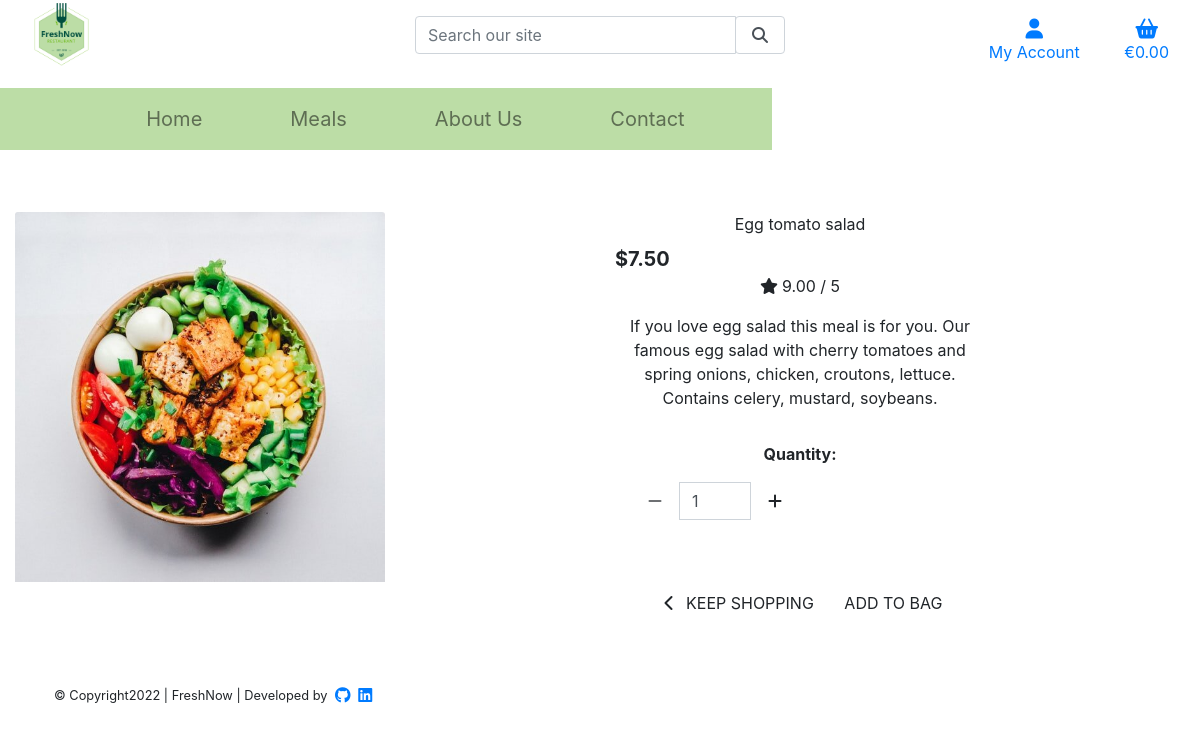
Screenshot of /products/2/ with the database file from the repository.
### products/models.py (models this page shows, shortened)
class Product(models.Model):
    category = models.ForeignKey(
        'Category', null=True, blank=True, on_delete=models.SET_NULL)
    sku = models.CharField(max_length=254, null=True, blank=True)
    name = models.CharField(max_length=254)
    description = models.TextField()
    price = models.DecimalField(max_digits=6, decimal_places=2)
    rating = models.DecimalField(
        max_digits=6, decimal_places=2, null=True, blank=True)
    image = models.ImageField(null=True, blank=True)
    calories= models.DecimalField(
        max_digits=6, null=True, blank=True, decimal_places=0)
    label = models.CharField(choices=LABEL_CHOICES, max_length=1, default=False)
    is_spicy = models.BooleanField(default=False, null=True, blank=True)

### products/views.py (the view)
# urls.py: path('<int:product_id>/', views.product_detail, name='product_detail'),
def product_detail(request, product_id):
    product = get_object_or_404(Product, pk=product_id)
    context = {
        'product': product,
    }
    return render(request, 'products/product_detail.html', context)

### bag/contexts.py (called while the page is built, shortened)
def bag_contents(request):
    bag_items = []
    total = 0
    product_count = 0
    bag = request.session.get('bag', {})
    if total < settings.FREE_DELIVERY_THRESHOLD:
        delivery = total * Decimal(settings.STANDARD_DELIVERY_PERCENTAGE / 100)
        free_delivery_delta = settings.FREE_DELIVERY_THRESHOLD - total
    else:
        delivery = 0
        free_delivery_delta = 0
    grand_total = delivery + total
    context = {
        'bag_items': bag_items,
        'total': total,
        'product_count': product_count,
        'delivery': delivery,
        'free_delivery_delta': free_delivery_delta,
        'free_delivery_threshold': settings.FREE_DELIVERY_THRESHOLD,
        'grand_total': grand_total,
    }
    return context

### products/contexts.py (called while the page is built)
def all_categories(request):
    category_list = Category.objects.all()
    context = {
        'category_list': category_list,
    }
    return context

### products/templates/products/product_detail.html (shortened to what this page needs)
{% extends "base.html" %}
{% load static %}
{% block page_header %}
    <div class="container header-container">
    </div>
{% endblock %}
{% block content %}
    <div class="container-fluid product-container">
        <div class="row text-center">
            <div class="col-12 col-md-6 col-lg-4">
                <div class="image-container my-5">
                    {% if product.image %}
                        <a href="{{ product.image.url }}" target="_blank">
                            <img class="card-img-top img-fluid" src="{{ product.image.url }}" alt="{{ product.name }}">
                        </a>
                        {% else %}
                        <a href="">
                            <img class="card-img-top img-fluid" src="{{ MEDIA_URL }}noimage.png" alt="{{ product.name }}">
                        </a>
                    {% endif %}
                </div>
            </div>
            <div class="col-12 col-md-6 col-lg-4 offset-lg-2">
                <div class="product-details-container mb-5 mt-md-5">
                    <p class="mb-2">{{ product.name }}</p>
                    <p class="lead mb-0 text-left font-weight-bold">${{ product.price }}</p>
                    {% if product.rating %}
                      <p class="rating"><i class="fas fa-star mr-1"></i>{{ product.rating }} / 5 </p>
                    {% else %}
                        <p class="text-muted">No Rating</p>
                    {% endif %}
                    <p class="mt-3">{{ product.description }}</p>
                    <form class="form" action="{% url 'add_to_bag' product.id %}" method="POST">
                            <div class="form-row text-center">
                                {% with product.is_spicy as s %}
                            <div class="col-12">
                                <div class="col-12">
                                    <p class="mt-3"><strong>Quantity:</strong></p>
                                    <div class="form-group w-50">
                                        <div class="input-group">
                                            <div class="input-group-prepend">
                                                <button class="decrement-qty btn btn-black rounded-0"
                                                    data-item_id="{{ product.id }}" id="decrement-qty_{{ product.id }}">
                                                    <span class="icon">
                                                        <i class="fas fa-minus"></i>
                                                    </span>
                                                </button>
                                            </div>
                                            <input class="form-control qty_input" type="number"
                                                name="quantity" value="1" min="1" max="99"
                                                data-item_id="{{ product.id }}"
                                                id="id_qty_{{ product.id }}">
                                            <div class="input-group-append">
                                                <button class="increment-qty btn btn-black rounded-0"
                                                    data-item_id="{{ product.id }}" id="increment-qty_{{ product.id }}">
                                                    <span class="icon">
                                                        <i class="fas fa-plus"></i>
                                                    </span>
                                                </button>
                                            </div>
                                        </div>
                                    </div>
                                </div>
                            <div class="col-12">
                                <a href="{% url 'products' %}" class="btn btn-outline-black rounded-0 mt-5">
                                    <span class="icon">
                                        <i class="fas fa-chevron-left"></i>
                                    </span>
                                    <span class="text-uppercase">Keep Shopping</span>
                                </a>
                                <input type="submit" class="btn btn-black rounded-0 text-uppercase mt-5" value="Add to Bag">
                            </div>
                        </div>
                    {% endwith %}
                    </form>
                </div>
            </div>
        </div>
    </div>
{% endblock %}

### static/css/base.css (style rules this page uses)
html { height: 100%; scroll-behavior: smooth; }
.icon { align-items: center; display: inline-flex; justify-content: center; height: 1.5rem; width: 1.5rem; }
@media (min-width: 992px) { .header-container { padding-top: 164px; } }

### rows the page displays
Product: image (picture), name "Egg tomato salad", price "7.50", rating "9.00", description "If you love egg salad this meal is for you. Our famous egg salad with cherry tomatoes and spring onions, chicken, croutons, lettuce. Contains celery, mustard, soybeans."
